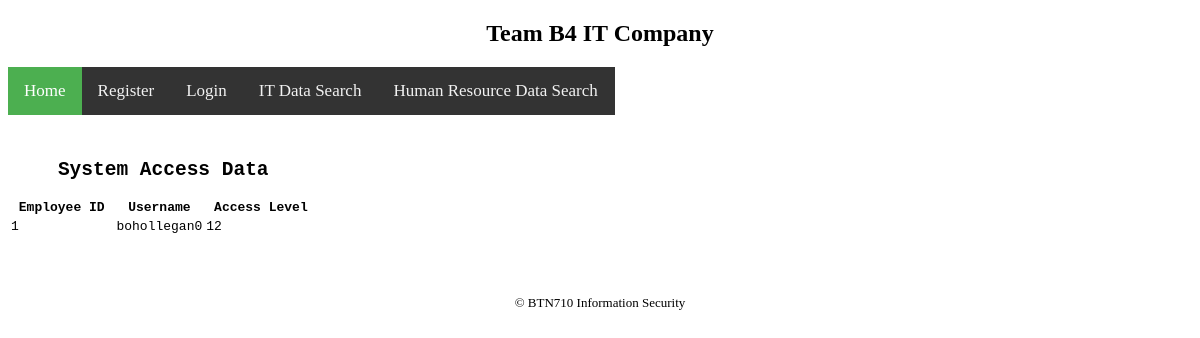
The app's page /html/ITDataSearch.php (signed in) with its own data.
### tables this page shows
create table system_access_data (
	employee_id INT,
	username VARCHAR(50),
	password VARCHAR(50),
	computer_asset_number VARCHAR(40),
	static_ip_address VARCHAR(20),
	MAC_address VARCHAR(50),
	access_level INT
);

### html/lib.php (called while the page is built, shortened)
<?php
	function session_validation($var){
		return isset($var) && trim($var) != "";
	}
?>

### html/ITDataSearch.php (the view, shortened to what this page needs)
<?php
	require("lib.php");
?>
<?php
	$errors = array();
	$query = "select employee_id, username, access_level ";
	$query .= "from system_access_data where ";
	$db = dbConnection();
	$or_name = false;
	if(session_validation($_SESSION["username"])){
		$username = addslashes($_SESSION["username"]);
		$or_name = true;
		$username = strtolower($username);
		$query .= "LOWER (username) = '$username' ";
	}
	if(session_validation($_SESSION['id'])){
		$id = $_SESSION["id"];
		if($or_name)
			$query .= " Or ";
		$query .="employee_id = $id";
	}
	$result = mysqli_query($db, $query);
?>
<?php
	include("header.php");
?>
    <div class = "ITDataSearchMain">
		<div class = "search">
			<pre>
				<?php
					if(count($errors) === 0){
						echo "<table> ";
						echo "<caption><h2>System Access Data</h2></caption>";
						echo "<tr>";
						echo "<th> Employee ID </th>";
						echo "<th> Username </th>";
						echo "<th> Access Level </th>";
						echo "</tr>";
						while ($row = mysqli_fetch_array($result))
						{
							echo "<tr>";
							echo "<td>".htmlspecialchars($row["employee_id"])."</td>";
							echo "<td>".htmlspecialchars($row["username"])."</td>";
							echo "<td>".htmlspecialchars($row["access_level"])."</td>";
							echo "</tr>";
						}
						echo "</table><br><br>";
					}else{
						errorDisplay2("nomatch", $errors);
					}
				?>
			</pre>
		</div>
	</div>
<?php
	include("footer.php");
?>

### records on screen
system_access_data: employee_id "1", username "bohollegan0", access_level "12"
